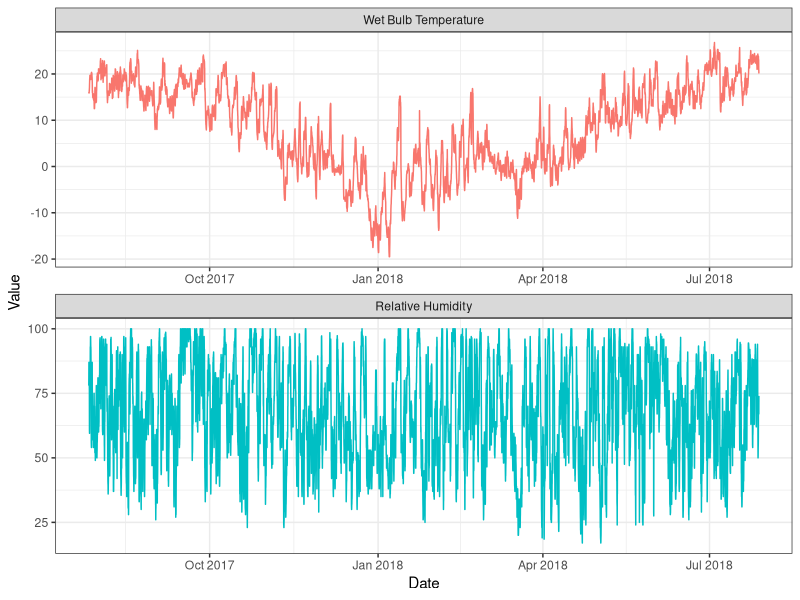

Reproduce this figure in R.
library(data.table)
library(ggplot2)
library(lubridate)

# Read NOAA data, get the required columns out format them
NOAA_data <- as.data.table(read.csv("NOAA_data.csv"))
colsReq <- c('DATE','HOURLYWETBULBTEMPC','HOURLYRelativeHumidity')
noaaData <- NOAA_data[,.(DATE,HOURLYWETBULBTEMPC,HOURLYRelativeHumidity)]
setnames(noaaData, colsReq, c("date","wetBulbTemp", "RH"))

noaaData[,':='(time = gsub(".* ","",date),
               date = as.Date(gsub(" .*$", "", date)),
               RH = as.numeric(RH))]

noaaData[, hour := as.integer(gsub("\\:.*", "", time))]
noaaData$time <- NULL
noaaData[,':='(wetBulbTemp = mean(wetBulbTemp, na.rm = T),
               RH = mean(RH, na.rm = T)), .(date, hour)]
noaaData[, dttm := ymd_h(paste(date,hour))]

noaaData <- unique(noaaData)

plotData <- melt.data.table(noaaData, "dttm", c("wetBulbTemp", "RH"))

ggplot(data = plotData, aes(x = dttm, y = value, color = variable))+
  geom_line()+
  labs(x = "Date", y = "Value", color = "") + scale_color_discrete(guide = F) +
  facet_wrap(~variable, nrow = 2, scales = "free",
             labeller = labeller(variable = c(`wetBulbTemp` = "Wet Bulb Temperature",
                                              `RH` = "Relative Humidity")))+
  theme_bw( )

rdsList <- list(plotData = plotData, noaaData = noaaData)
saveRDS(rdsList, "CleanNoaaData.rds")
